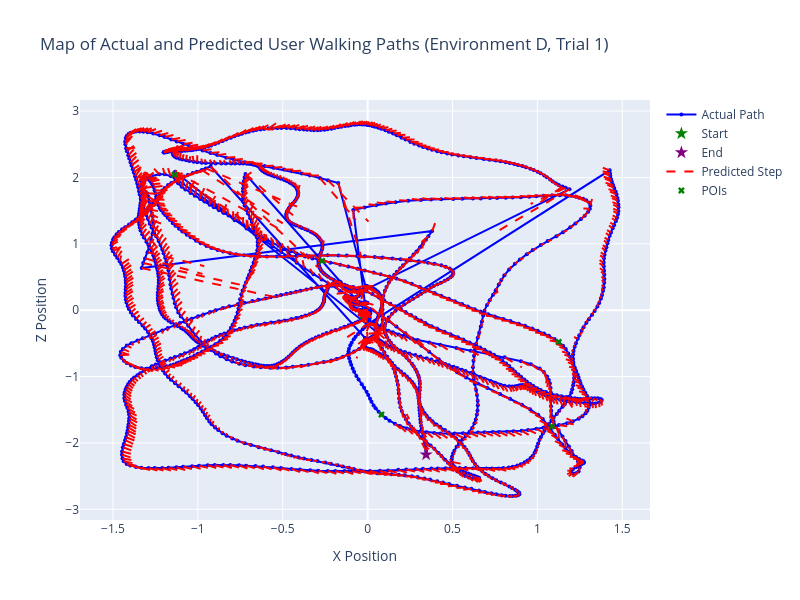

Notebook code cell kept with this figure:
### Code cell
# Select one trial from environment D
selected_trial = test_df['trial'].unique()[0]
test_df_single = test_df[test_df['trial'] == selected_trial]

# Create sequences for this single trial
X_test_single, y_test_single = create_sequences_grouped(test_df_single, seq_length=SEQ_LENGTH)
preds_single = model.predict(X_test_single)

# Get actual positions
actual_x = test_df_single['x'].values
actual_z = test_df_single['z'].values

# Current positions
current_x = X_test_single[:, -1, 0]
current_z = X_test_single[:, -1, 1]

# Predicted next
pred_x = preds_single[:, 0]
pred_z = preds_single[:, 1]

# Calculate POI positions (at the user's position when closest to each POI)
poi_x_list = []
poi_z_list = []
for poi in range(5):
    dist_col = f'poi_{poi}_dist'
    min_dist_idx = test_df_single[dist_col].idxmin()
    poi_x = test_df_single.loc[min_dist_idx, 'x']
    poi_z = test_df_single.loc[min_dist_idx, 'z']
    poi_x_list.append(poi_x)
    poi_z_list.append(poi_z)

# Plot interactive map
import plotly.graph_objects as go

fig = go.Figure()

# Add actual path
fig.add_trace(go.Scatter(x=actual_x, y=actual_z, mode='lines+markers', name='Actual Path', 
                         line=dict(color='blue', width=2), marker=dict(size=4)))

# Add start and end markers
fig.add_trace(go.Scatter(x=[actual_x[0]], y=[actual_z[0]], mode='markers', name='Start', 
                         marker=dict(color='green', size=10, symbol='star')))
fig.add_trace(go.Scatter(x=[actual_x[-1]], y=[actual_z[-1]], mode='markers', name='End', 
                         marker=dict(color='purple', size=10, symbol='star')))

# Add predicted steps
for i in range(len(current_x)):
    fig.add_trace(go.Scatter(x=[current_x[i], pred_x[i]], y=[current_z[i], pred_z[i]], 
                             mode='lines', name='Predicted Step' if i == 0 else '', 
                             line=dict(color='red', width=2, dash='dash'), showlegend=i==0))

# Add POIs
fig.add_trace(go.Scatter(x=poi_x_list, y=poi_z_list, mode='markers', name='POIs', 
                         marker=dict(color='green', size=6, symbol='x')))

fig.update_layout(
    title=f'Map of Actual and Predicted User Walking Paths (Environment D, Trial {selected_trial})',
    xaxis_title='X Position',
    yaxis_title='Z Position',
    width=800,
    height=600
)

fig.show()
